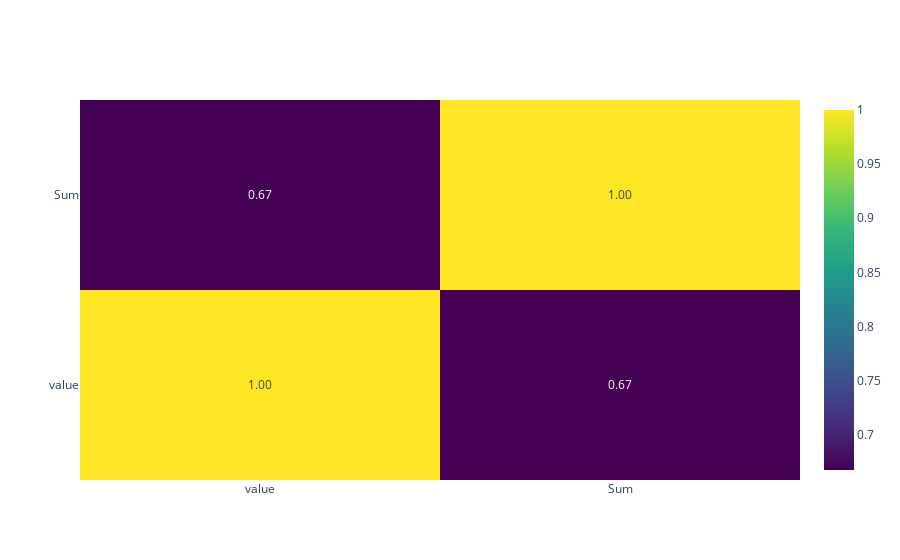

This figure's notebook cell:
### Code cell
dfcorrelation = pd.merge(meanprovince, dfprovince, on='RegioS')

correlation = dfcorrelation[['value', 'Sum']].corr()
corr_matrix = go.Figure(data=go.Heatmap(
        z=correlation.values,
        x=correlation.columns,
        y=correlation.index,
        text=correlation.values, #Show the values in the heatmap
        texttemplate="%{text:.2f}",
        colorscale='Viridis')) #Create the heatmap figure

corr_matrix.show()

### Figure 1 — Plotly figure (JSON) as saved in the notebook; plotly's stock layout.template omitted (floating-point values rounded to 4 significant figures)
{"data": [{"colorscale": [[0, "#440154"], [0.1111, "#482878"], [0.2222, "#3e4989"], [0.3333, "#31688e"], [0.4444, "#26828e"], [0.5556, "#1f9e89"], [0.6667, "#35b779"], [0.7778, "#6ece58"], [0.8889, "#b5de2b"], [1, "#fde725"]], "text": [[1.0, 0.6674], [0.6674, 1.0]], "texttemplate": "%{text:.2f}", "type": "heatmap", "x": ["value", "Sum"], "y": ["value", "Sum"], "z": [[1.0, 0.6674], [0.6674, 1.0]]}], "layout": {}}
